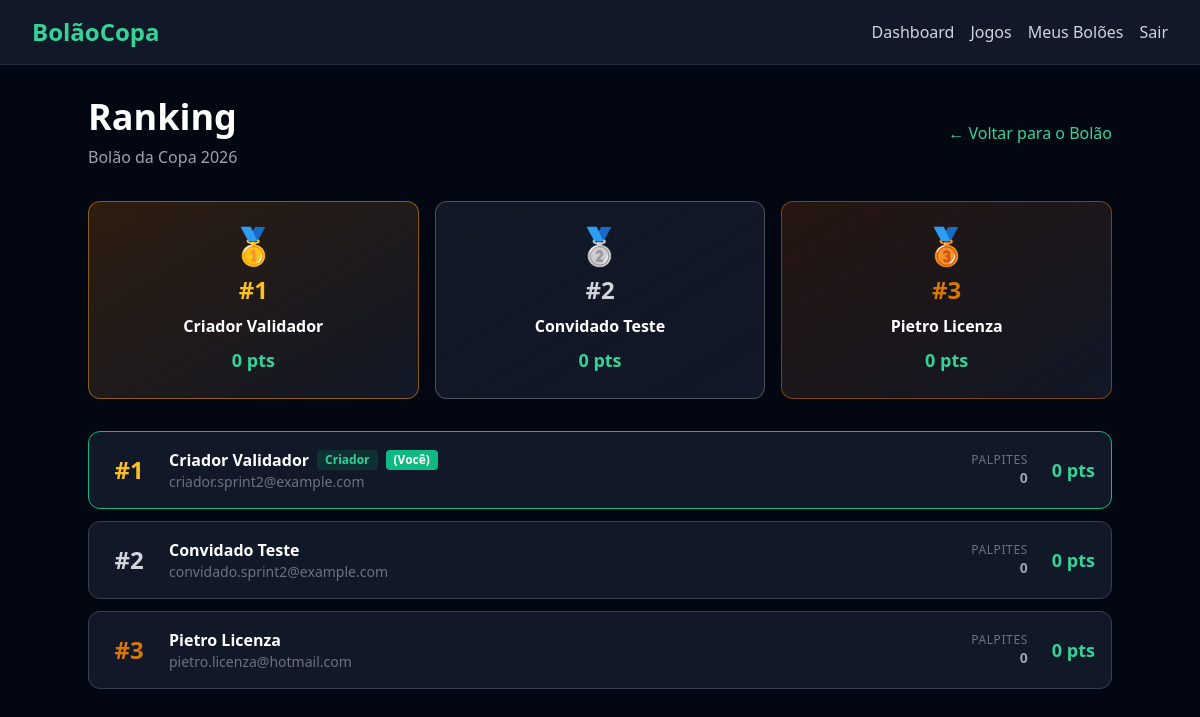
The app's page /pools/4/ranking/ (signed in), older data.
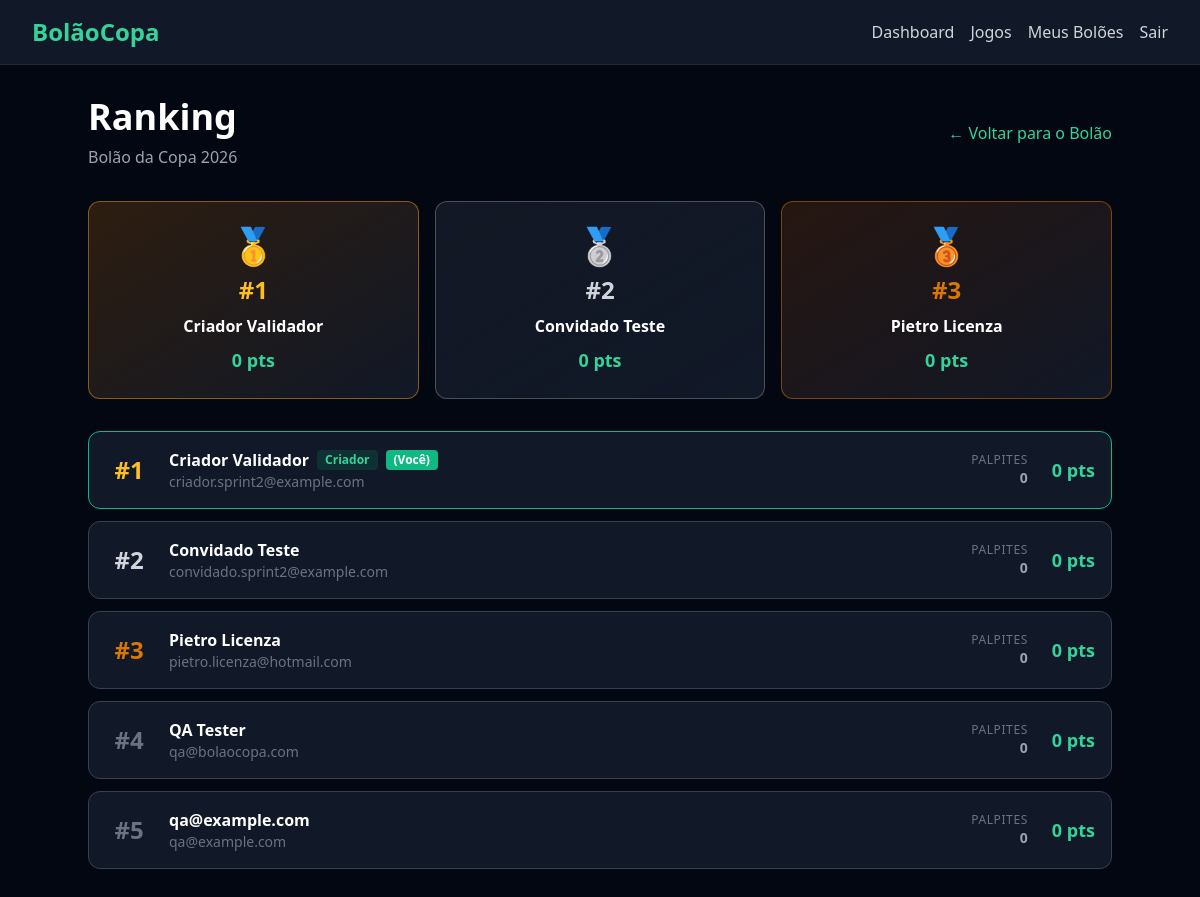
The same page, newer data.
### users/models.py (models this page shows, shortened)
class CustomUser(AbstractUser):
    email = models.EmailField(unique=True)
    created_at = models.DateTimeField(auto_now_add=True)
    updated_at = models.DateTimeField(auto_now=True)
    username = None
    USERNAME_FIELD = 'email'
    REQUIRED_FIELDS = []
    objects = CustomUserManager()

### rankings/views.py (the view)
class PoolRankingListView(LoginRequiredMixin, ListView):
    template_name = 'rankings/pool_ranking.html'
    context_object_name = 'ranking_items'
    def dispatch(self, request, *args, **kwargs):
        self.pool = get_object_or_404(Pool, pk=kwargs['pool_id'])
        if not PoolMember.objects.filter(
            pool=self.pool,
            user=request.user,
        ).exists():
            messages.error(request, 'Voce precisa ser membro deste bolao.')
            return redirect(reverse('pool_detail', kwargs={'pk': self.pool.pk}))
        return super().dispatch(request, *args, **kwargs)
    def get_queryset(self):
        members = PoolMember.objects.filter(
            pool=self.pool,
        ).select_related('user').annotate(
            total_points=Sum(
                'user__predictions__points',
                filter=Q(user__predictions__pool=self.pool),
            ),
            predictions_count=Count(
                'user__predictions',
                filter=Q(user__predictions__pool=self.pool),
            ),
        ).order_by('-total_points', 'joined_at')
        return members
    def get_context_data(self, **kwargs):
        context = super().get_context_data(**kwargs)
        items = []
        for index, m in enumerate(context['ranking_items'], start=1):
            items.append({
                'position': index,
                'name': m.user.get_full_name() or m.user.email,
                'email': m.user.email,
                'is_creator': m.user == self.pool.created_by,
                'is_current_user': m.user == self.request.user,
                'total_points': m.total_points or 0,
                'predictions_count': m.predictions_count or 0,
            })
        context['ranking_items'] = items
        context['pool'] = self.pool
        return context

### templates/rankings/pool_ranking.html (shortened to what the changed rows need)
{% extends 'base.html' %}
{% block content %}
<div class='max-w-5xl mx-auto'>
    <div class='flex items-center justify-between mb-8'>
        <div>
            <h1 class='text-3xl md:text-4xl font-bold text-white'>Ranking</h1>
        </div>
    </div>
    {% if ranking_items %}
        <div class='space-y-3'>
            {% for item in ranking_items %}
                <div class='bg-gray-900 border {% if item.is_current_user %}border-emerald-500 bg-emerald-600/10{% else %}border-gray-700{% endif %} rounded-xl p-4 flex items-center justify-between transition-colors duration-200'>
                    <div class='flex items-center gap-4 flex-1 min-w-0'>
                        <div class='w-12 text-center shrink-0'>
                            {% if item.position == 1 %}
                                <span class='text-2xl font-bold text-amber-400'>#1</span>
                            {% elif item.position == 2 %}
                                <span class='text-2xl font-bold text-gray-300'>#2</span>
                            {% elif item.position == 3 %}
                                <span class='text-2xl font-bold text-amber-600'>#3</span>
                            {% else %}
                                <span class='text-2xl font-bold text-gray-500'>#{{ item.position }}</span>
                            {% endif %}
                        </div>
                        <div class='min-w-0 flex-1'>
                            <div class='flex items-center gap-2 flex-wrap'>
                                <p class='text-white font-semibold truncate'>{{ item.name }}</p>
                            </div>
                            <p class='text-gray-500 text-sm truncate'>{{ item.email }}</p>
                        </div>
                    </div>
                    <div class='flex items-center gap-6 shrink-0 ml-4'>
                        <div class='text-right hidden sm:block'>
                            <p class='text-gray-500 text-xs uppercase tracking-wider'>Palpites</p>
                            <p class='text-gray-400 text-sm font-semibold'>{{ item.predictions_count }}</p>
                        </div>
                        <div class='text-right'>
                            <p class='text-emerald-400 font-bold text-lg whitespace-nowrap'>{{ item.total_points }} pts</p>
                        </div>
                    </div>
                </div>
            {% endfor %}
        </div>
    {% endif %}
</div>
{% endblock %}

Row changes from the older to the newer data that the page shows:
added CustomUser: email "qa@bolaocopa.com"
now on this page (row unchanged): CustomUser: name "qa@example.com", email "qa@example.com"
Text that changed along with them:
new list line: "# 4 QA Tester PALPITES 0 0 pts"
new list line: "# 5 PALPITES 0 0 pts"
